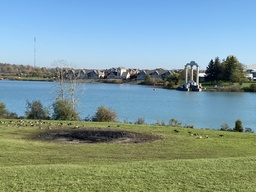
#> input picture Project2/left.jpg, 256 x 192 px, shrunk from 1008 x 756 before the run
$ python task1.py
#> lines starting #> are read from the running program, lines starting #| are printed output that depends on the picture
#> further down, left_img is the input picture: shape (192, 256, 3); mean B, G, R 153.1, 153.7, 127.4
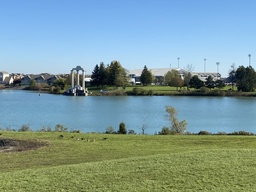
#> input picture Project2/right.jpg, 256 x 192 px, shrunk from 1008 x 756 before the run
#> further down, right_img is the input picture: shape (192, 256, 3); mean B, G, R 155.9, 154.1, 125.4
"""
Image Stitching Problem
(Due date: Nov. 26, 11:59 P.M., 2021)

The goal of this task is to stitch two images of overlap into one image.
You are given 'left.jpg' and 'right.jpg' for your image stitching code testing.
Note that different left/right images might be used when grading your code.

To this end, you need to find keypoints (points of interest) in the given left and right images.
Then, use proper feature descriptors to extract features for these keypoints.
Next, you should match the keypoints in both images using the feature distance via KNN (k=2);
cross-checking and ratio test might be helpful for feature matching.
After this, you need to implement RANSAC algorithm to estimate homography matrix.
(If you want to make your result reproducible, you can try and set fixed random seed)
At last, you can make a panorama, warp one image and stitch it to another one using the homography transform.
Note that your final panorama image should NOT be cropped or missing any region of left/right image.

Do NOT modify the code provided to you.
You are allowed use APIs provided by numpy and opencv, except “cv2.findHomography()” and
APIs that have “stitch”, “Stitch”, “match” or “Match” in their names, e.g., “cv2.BFMatcher()” and
“cv2.Stitcher.create()”.
If you intend to use SIFT feature, make sure your OpenCV version is 3.4.2.17, see project2.pdf for details.
"""

import cv2
import numpy as np
# np.random.seed(<int>) # you can use this line to set the fixed random seed if you are using np.random
import random
# random.seed(<int>) # you can use this line to set the fixed random seed if you are using random

ratioFilter = 0.07

#function will return the key points and features of the image
def getKeyPointsNFeatures(image):
    grayImage = cv2.cvtColor(image, cv2.COLOR_BGR2GRAY)
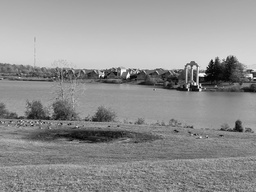
#> grayImage: shape (192, 256); min 1, max 254, mean 145.7
    siftDescriptor = cv2.xfeatures2d.SIFT_create()
    (keyPts, features) = siftDescriptor.detectAndCompute(image, None)
#> keyPts = 214 keypoints; strongest (x, y, size): (128, 76, 2.4), (251, 75, 2.4), (221, 74, 21), (194, 89, 4.6)
    return (keyPts, features)


#function will return 4 random matches
def getRandomMatches(goodMatches):
    randomMatches = []
    random.seed(4)
    n=len(goodMatches)
    vx1 = [random.randint(0,n-1) for i in range(4)]
    i=0
    while i<4:
        randomMatch = goodMatches[vx1[i]]
        if randomMatch not in randomMatches:
            randomMatches.append(randomMatch)
        i=i+1
    return randomMatches


#function will return the homography matrix for matches
def getHomographyMatrix(randomMatches, keyPtsLeft, keyPtsRight):
    A = []
    for match in randomMatches:
        x, y = keyPtsLeft[match["leftIndex"]].pt
        u, v = keyPtsRight[match["rightIndex"]].pt
        A.append([-x, -y, -1, 0, 0, 0, u*x, u*y, u])
        A.append([0, 0, 0, -x, -y, -1, v*x, v*y, v])
    A = np.asarray(A)
    U, S, Vh = np.linalg.svd(A)
    H = np.ndarray.reshape(Vh[8], (3, 3))
    H = (1/H.item(8)) * H
    return H


def solution(left_img, right_img):
    """
    :param left_img:
    :param right_img:
    :return: you need to return the result panorama image which is stitched by left_img and right_img
    """
    #find the key points and features
    (keyPtsLeft, featuresLeft) = getKeyPointsNFeatures(left_img)
#> keyPtsLeft has the same summary as keyPts in getKeyPointsNFeatures
    (keyPtsRight, featuresRight) = getKeyPointsNFeatures(right_img)
#> in getKeyPointsNFeatures (call 2), `grayImage = cv2.cvtColor(image, cv2.COLOR_BGR2GRAY)`:
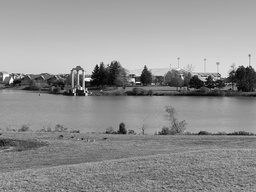
#> grayImage: shape (192, 256); min 2, max 255, mean 145.7
#> in getKeyPointsNFeatures (call 2), `(keyPts, features) = siftDescriptor.detectAndCompute(image, None)`: keyPts = 207 keypoints; strongest (x, y, size): (11, 81, 2.7), (88, 79, 2.8), (133, 80, 2.2), (106, 79, 19.8)
#> keyPtsRight has the same summary as keyPts in getKeyPointsNFeatures

    #store the good matches
    goodMatches = []
    for i in range(len(featuresLeft)):
        distances = []
        for j in range(len(featuresRight)):
            distanceInfo = {"leftIndex": i,
                            "rightIndex": j,
                            "normDist": np.sum(np.square(np.subtract(featuresLeft[i],featuresRight[j])))}
            distances.append(distanceInfo)
        sortedDistances = []
        sortedDistances = sorted(distances, key = lambda x:x["normDist"])
        #best two matches of a feature
        firstMatch = sortedDistances[0]["normDist"]
        secondMatch = sortedDistances[1]["normDist"]
        #ratio check
        if firstMatch < ratioFilter*secondMatch:
            goodMatches.append(sortedDistances[0])
#> this loop made 214 passes
#> (firstMatch, secondMatch) on passes 1 to 3: (164317, 167338), (140792, 176213), (149029, 157517)
#> after the loop, goodMatches = 33 items


    #finding homography using RANSAC algorithm
    max_inliers = 0
    maxIterations = 5000
    homographyMatrix = []
    for i in range(maxIterations):
        randomMatches = getRandomMatches(goodMatches)
        tempHomography = getHomographyMatrix(randomMatches, keyPtsLeft, keyPtsRight)
        inliers = 0
        for match in goodMatches:
            #getting the coordinates of the key point
            x1,y1 = keyPtsLeft[match["leftIndex"]].pt
            x2,y2 = keyPtsRight[match["rightIndex"]].pt

            #using point1 of left image will try to find point2 using homography matrix
            point1 = np.matrix([[x1], [y1], [1]])
            point2 = np.matrix([[x2], [y2], [1]])
            estimatedPoint = np.dot(tempHomography, point1)
            if estimatedPoint[2] != 0:
                 estimatedPoint = estimatedPoint/estimatedPoint[2]

            #checking the difference between the estimatedPoint and point2
            difference = np.linalg.norm(estimatedPoint - point2)
            if difference < 1:
                inliers += 1

        if inliers > max_inliers:
            max_inliers = inliers
            homographyMatrix = tempHomography

        if max_inliers >= 4:
            break;
#> this loop made 1 pass
#> (n in getRandomMatches, vx1 in getRandomMatches) on pass 1: (33, [15, 19, 6, 25])
#> after the loop, max_inliers = 4


    #wrapping image using homography matrix
    left_height = left_img.shape[1]
#> left_height = 256
    left_width = left_img.shape[0]
#> left_width = 192
    right_height = right_img.shape[1]
#> right_height = 256
    right_width = right_img.shape[0]
#> right_width = 192

    right_frame = np.float32([[0, 0],
                               [0, right_width],
                               [right_height, right_width],
                               [right_height, 0]]).reshape(-1, 1, 2)
#> right_frame = [[0, 0], [0, 192], [256, 192], [256, 0]]
    left_frame = np.float32([[0, 0],
                               [0, left_width],
                               [left_height, left_width],
                               [left_height, 0]]).reshape(-1, 1, 2)
#> left_frame = [[0, 0], [0, 192], [256, 192], [256, 0]]
    right_transformed = cv2.perspectiveTransform(left_frame, homographyMatrix)
#> right_transformed = [[31.27, 98.71], [-31.06, 122.5], [26.86, 99.99], [-47.06, 130.7]]

    final_image_frame = np.vstack((right_frame, right_transformed))
#> final_image_frame = [[0, 0], [0, 192], [256, 192], [256, 0], [31.27, 98.71], [-31.06, 122.5], [26.86, 99.99], [-47.06, 130.7]]
    [minx, miny] = np.int32(final_image_frame.min(axis=0).flatten())
#> minx = -47; miny = 0
    [maxx, maxy] = np.int32(final_image_frame.max(axis=0).flatten())
#> maxx = 256; maxy = 192

    translation_dist = [-minx, -miny]
#> translation_dist = [47, 0]
    h_translation = np.array([[1, 0, translation_dist[0]],
                              [0, 1, translation_dist[1]],
                              [0, 0, 1]])
#> h_translation = [[1, 0, 47], [0, 1, 0], [0, 0, 1]]
    product = h_translation.dot(homographyMatrix)
#> product = [[-0.306, -0.438, 78.27], [-0.272, -0.745, 98.71], [-0.00303, -0.00709, 1]]
    wrapped_img = cv2.warpPerspective(left_img,
                                      product,
                                      (maxx - minx, maxy - miny))
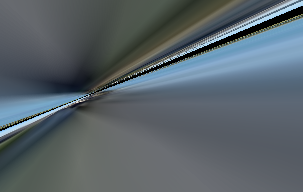
#> wrapped_img: shape (192, 303, 3); mean B, G, R 105.4, 98.9, 88.5
    wrapped_img[translation_dist[1]:right_width + translation_dist[1],
                translation_dist[0]:right_height + translation_dist[0]] = right_img
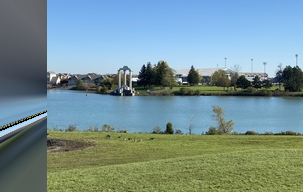
#> wrapped_img: shape (192, 303, 3); mean B, G, R 147.5, 144.8, 118.8
    return wrapped_img


if __name__ == "__main__":
    left_img = cv2.imread('left.jpg')
    right_img = cv2.imread('right.jpg')
    result_img = solution(left_img, right_img)
    cv2.imwrite('results/task1_result.jpg', result_img)
